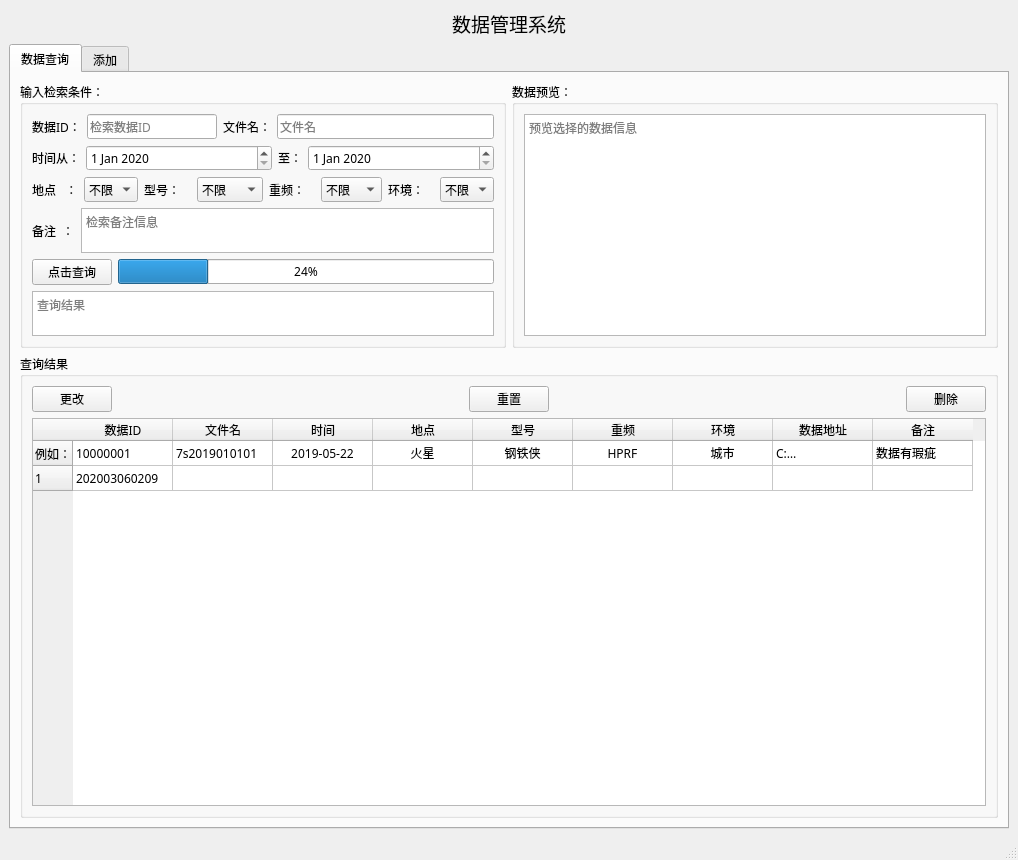
<?xml version="1.0" encoding="UTF-8"?>
<ui version="4.0">
 <class>MainWindow</class>
 <widget class="QMainWindow" name="MainWindow">
  <property name="geometry">
   <rect>
    <x>0</x>
    <y>0</y>
    <width>1018</width>
    <height>860</height>
   </rect>
  </property>
  <property name="font">
   <font>
    <family>微软雅黑</family>
   </font>
  </property>
  <property name="windowTitle">
   <string>数据管理系统</string>
  </property>
  <widget class="QWidget" name="centralwidget">
   <layout class="QVBoxLayout" name="verticalLayout_15">
    <item>
     <layout class="QVBoxLayout" name="verticalLayout_14">
      <item>
       <widget class="QLabel" name="label">
        <property name="font">
         <font>
          <family>微软雅黑</family>
          <pointsize>14</pointsize>
         </font>
        </property>
        <property name="text">
         <string>数据管理系统</string>
        </property>
        <property name="alignment">
         <set>Qt::AlignCenter</set>
        </property>
       </widget>
      </item>
      <item>
       <widget class="QTabWidget" name="tabWidget">
        <property name="currentIndex">
         <number>0</number>
        </property>
        <widget class="QWidget" name="queryTabWidget">
         <attribute name="title">
          <string>数据查询</string>
         </attribute>
         <layout class="QVBoxLayout" name="verticalLayout_12">
          <item>
           <layout class="QVBoxLayout" name="verticalLayout_11" stretch="0,3">
            <item>
             <layout class="QHBoxLayout" name="horizontalLayout_11">
              <item>
               <widget class="QGroupBox" name="groupBox">
                <property name="title">
                 <string>输入检索条件：</string>
                </property>
                <layout class="QVBoxLayout" name="verticalLayout">
                 <item>
                  <layout class="QHBoxLayout" name="horizontalLayout" stretch="1,3,1,5">
                   <item>
                    <widget class="QLabel" name="label_2">
                     <property name="text">
                      <string>数据ID：</string>
                     </property>
                     <property name="buddy">
                      <cstring>lineEdit_3</cstring>
                     </property>
                    </widget>
                   </item>
                   <item>
                    <widget class="QLineEdit" name="lineEdit_3">
                     <property name="placeholderText">
                      <string>检索数据ID</string>
                     </property>
                    </widget>
                   </item>
                   <item>
                    <widget class="QLabel" name="label_4">
                     <property name="text">
                      <string>文件名：</string>
                     </property>
                     <property name="buddy">
                      <cstring>lineEdit_2</cstring>
                     </property>
                    </widget>
                   </item>
                   <item>
                    <widget class="QLineEdit" name="lineEdit_2">
                     <property name="placeholderText">
                      <string>文件名</string>
                     </property>
                    </widget>
                   </item>
                  </layout>
                 </item>
                 <item>
                  <layout class="QHBoxLayout" name="horizontalLayout_2">
                   <item>
                    <widget class="QLabel" name="label_3">
                     <property name="text">
                      <string>时间从：</string>
                     </property>
                     <property name="buddy">
                      <cstring>dateEdit</cstring>
                     </property>
                    </widget>
                   </item>
                   <item>
                    <widget class="QDateEdit" name="dateEdit">
                     <property name="sizePolicy">
                      <sizepolicy hsizetype="Expanding" vsizetype="Fixed">
                       <horstretch>0</horstretch>
                       <verstretch>0</verstretch>
                      </sizepolicy>
                     </property>
                     <property name="dateTime">
                      <datetime>
                       <hour>0</hour>
                       <minute>0</minute>
                       <second>0</second>
                       <year>2020</year>
                       <month>1</month>
                       <day>1</day>
                      </datetime>
                     </property>
                    </widget>
                   </item>
                   <item>
                    <widget class="QLabel" name="label_7">
                     <property name="text">
                      <string>至：</string>
                     </property>
                     <property name="buddy">
                      <cstring>dateEdit_2</cstring>
                     </property>
                    </widget>
                   </item>
                   <item>
                    <widget class="QDateEdit" name="dateEdit_2">
                     <property name="sizePolicy">
                      <sizepolicy hsizetype="Expanding" vsizetype="Fixed">
                       <horstretch>0</horstretch>
                       <verstretch>0</verstretch>
                      </sizepolicy>
                     </property>
                     <property name="dateTime">
                      <datetime>
                       <hour>0</hour>
                       <minute>0</minute>
                       <second>0</second>
                       <year>2020</year>
                       <month>1</month>
                       <day>1</day>
                      </datetime>
                     </property>
                    </widget>
                   </item>
                  </layout>
                 </item>
                 <item>
                  <layout class="QHBoxLayout" name="horizontalLayout_3">
                   <item>
                    <widget class="QLabel" name="label_8">
                     <property name="text">
                      <string>地点   ：</string>
                     </property>
                     <property name="buddy">
                      <cstring>comboBox_3</cstring>
                     </property>
                    </widget>
                   </item>
                   <item>
                    <widget class="QComboBox" name="comboBox_3">
                     <item>
                      <property name="text">
                       <string>不限</string>
                      </property>
                     </item>
                     <item>
                      <property name="text">
                       <string>火星</string>
                      </property>
                     </item>
                     <item>
                      <property name="text">
                       <string>月球</string>
                      </property>
                     </item>
                     <item>
                      <property name="text">
                       <string>木星</string>
                      </property>
                     </item>
                    </widget>
                   </item>
                   <item>
                    <widget class="QLabel" name="label_32">
                     <property name="sizePolicy">
                      <sizepolicy hsizetype="Minimum" vsizetype="Preferred">
                       <horstretch>0</horstretch>
                       <verstretch>0</verstretch>
                      </sizepolicy>
                     </property>
                     <property name="text">
                      <string>型号：</string>
                     </property>
                     <property name="buddy">
                      <cstring>comboBox_7</cstring>
                     </property>
                    </widget>
                   </item>
                   <item>
                    <widget class="QComboBox" name="comboBox_7">
                     <item>
                      <property name="text">
                       <string>不限</string>
                      </property>
                     </item>
                     <item>
                      <property name="text">
                       <string>终结者</string>
                      </property>
                     </item>
                     <item>
                      <property name="text">
                       <string>超人</string>
                      </property>
                     </item>
                     <item>
                      <property name="text">
                       <string>钢铁侠</string>
                      </property>
                     </item>
                    </widget>
                   </item>
                   <item>
                    <widget class="QLabel" name="label_9">
                     <property name="text">
                      <string>重频：</string>
                     </property>
                     <property name="buddy">
                      <cstring>comboBox</cstring>
                     </property>
                    </widget>
                   </item>
                   <item>
                    <widget class="QComboBox" name="comboBox">
                     <item>
                      <property name="text">
                       <string>不限</string>
                      </property>
                     </item>
                     <item>
                      <property name="text">
                       <string>HPRF</string>
                      </property>
                     </item>
                     <item>
                      <property name="text">
                       <string>MFPR</string>
                      </property>
                     </item>
                     <item>
                      <property name="text">
                       <string>LPRF</string>
                      </property>
                     </item>
                    </widget>
                   </item>
                   <item>
                    <widget class="QLabel" name="label_31">
                     <property name="text">
                      <string>环境：</string>
                     </property>
                     <property name="buddy">
                      <cstring>comboBox_6</cstring>
                     </property>
                    </widget>
                   </item>
                   <item>
                    <widget class="QComboBox" name="comboBox_6">
                     <item>
                      <property name="text">
                       <string>不限</string>
                      </property>
                     </item>
                     <item>
                      <property name="text">
                       <string>沙地</string>
                      </property>
                     </item>
                     <item>
                      <property name="text">
                       <string>森林</string>
                      </property>
                     </item>
                     <item>
                      <property name="text">
                       <string>城市</string>
                      </property>
                     </item>
                     <item>
                      <property name="text">
                       <string>海洋</string>
                      </property>
                     </item>
                     <item>
                      <property name="text">
                       <string>戈壁</string>
                      </property>
                     </item>
                    </widget>
                   </item>
                  </layout>
                 </item>
                 <item>
                  <layout class="QHBoxLayout" name="horizontalLayout_4">
                   <item>
                    <widget class="QLabel" name="label_16">
                     <property name="maximumSize">
                      <size>
                       <width>16777215</width>
                       <height>50</height>
                      </size>
                     </property>
                     <property name="text">
                      <string>备注  ：</string>
                     </property>
                     <property name="buddy">
                      <cstring>textEdit</cstring>
                     </property>
                    </widget>
                   </item>
                   <item>
                    <widget class="QTextEdit" name="textEdit">
                     <property name="sizePolicy">
                      <sizepolicy hsizetype="Expanding" vsizetype="Minimum">
                       <horstretch>0</horstretch>
                       <verstretch>0</verstretch>
                      </sizepolicy>
                     </property>
                     <property name="maximumSize">
                      <size>
                       <width>16777215</width>
                       <height>45</height>
                      </size>
                     </property>
                     <property name="html">
                      <string>&lt;!DOCTYPE HTML PUBLIC &quot;-//W3C//DTD HTML 4.0//EN&quot; &quot;http://www.w3.org/TR/REC-html40/strict.dtd&quot;&gt;
&lt;html&gt;&lt;head&gt;&lt;meta name=&quot;qrichtext&quot; content=&quot;1&quot; /&gt;&lt;style type=&quot;text/css&quot;&gt;
p, li { white-space: pre-wrap; }
&lt;/style&gt;&lt;/head&gt;&lt;body style=&quot; font-family:'微软雅黑'; font-size:9pt; font-weight:400; font-style:normal;&quot;&gt;
&lt;p style=&quot;-qt-paragraph-type:empty; margin-top:0px; margin-bottom:0px; margin-left:0px; margin-right:0px; -qt-block-indent:0; text-indent:0px;&quot;&gt;&lt;br /&gt;&lt;/p&gt;&lt;/body&gt;&lt;/html&gt;</string>
                     </property>
                     <property name="placeholderText">
                      <string>检索备注信息</string>
                     </property>
                    </widget>
                   </item>
                  </layout>
                 </item>
                 <item>
                  <layout class="QHBoxLayout" name="horizontalLayout_9">
                   <item>
                    <widget class="QPushButton" name="pushButton">
                     <property name="text">
                      <string>点击查询</string>
                     </property>
                    </widget>
                   </item>
                   <item>
                    <widget class="QProgressBar" name="progressBar">
                     <property name="value">
                      <number>24</number>
                     </property>
                    </widget>
                   </item>
                  </layout>
                 </item>
                 <item>
                  <widget class="QTextEdit" name="textEdit_2">
                   <property name="sizePolicy">
                    <sizepolicy hsizetype="Expanding" vsizetype="Minimum">
                     <horstretch>0</horstretch>
                     <verstretch>0</verstretch>
                    </sizepolicy>
                   </property>
                   <property name="maximumSize">
                    <size>
                     <width>16777215</width>
                     <height>45</height>
                    </size>
                   </property>
                   <property name="html">
                    <string>&lt;!DOCTYPE HTML PUBLIC &quot;-//W3C//DTD HTML 4.0//EN&quot; &quot;http://www.w3.org/TR/REC-html40/strict.dtd&quot;&gt;
&lt;html&gt;&lt;head&gt;&lt;meta name=&quot;qrichtext&quot; content=&quot;1&quot; /&gt;&lt;style type=&quot;text/css&quot;&gt;
p, li { white-space: pre-wrap; }
&lt;/style&gt;&lt;/head&gt;&lt;body style=&quot; font-family:'微软雅黑'; font-size:9pt; font-weight:400; font-style:normal;&quot;&gt;
&lt;p style=&quot;-qt-paragraph-type:empty; margin-top:0px; margin-bottom:0px; margin-left:0px; margin-right:0px; -qt-block-indent:0; text-indent:0px;&quot;&gt;&lt;br /&gt;&lt;/p&gt;&lt;/body&gt;&lt;/html&gt;</string>
                   </property>
                   <property name="placeholderText">
                    <string>查询结果</string>
                   </property>
                  </widget>
                 </item>
                </layout>
               </widget>
              </item>
              <item>
               <widget class="QGroupBox" name="groupBox_3">
                <property name="title">
                 <string>数据预览：</string>
                </property>
                <layout class="QHBoxLayout" name="horizontalLayout_10">
                 <item>
                  <widget class="QTextBrowser" name="textBrowser">
                   <property name="placeholderText">
                    <string>预览选择的数据信息</string>
                   </property>
                  </widget>
                 </item>
                </layout>
               </widget>
              </item>
             </layout>
            </item>
            <item>
             <widget class="QGroupBox" name="groupBox_2">
              <property name="title">
               <string>查询结果</string>
              </property>
              <layout class="QVBoxLayout" name="verticalLayout_5">
               <item>
                <layout class="QVBoxLayout" name="verticalLayout_2">
                 <item>
                  <layout class="QHBoxLayout" name="horizontalLayout_16">
                   <item>
                    <widget class="QPushButton" name="pushButton_2">
                     <property name="text">
                      <string>更改</string>
                     </property>
                    </widget>
                   </item>
                   <item>
                    <spacer name="horizontalSpacer_3">
                     <property name="orientation">
                      <enum>Qt::Horizontal</enum>
                     </property>
                     <property name="sizeHint" stdset="0">
                      <size>
                       <width>40</width>
                       <height>20</height>
                      </size>
                     </property>
                    </spacer>
                   </item>
                   <item>
                    <widget class="QPushButton" name="pushButton_4">
                     <property name="text">
                      <string>重置</string>
                     </property>
                    </widget>
                   </item>
                   <item>
                    <spacer name="horizontalSpacer_4">
                     <property name="orientation">
                      <enum>Qt::Horizontal</enum>
                     </property>
                     <property name="sizeHint" stdset="0">
                      <size>
                       <width>40</width>
                       <height>20</height>
                      </size>
                     </property>
                    </spacer>
                   </item>
                   <item>
                    <widget class="QPushButton" name="pushButton_3">
                     <property name="text">
                      <string>删除</string>
                     </property>
                    </widget>
                   </item>
                  </layout>
                 </item>
                 <item>
                  <widget class="QTableWidget" name="tableWidget">
                   <property name="maximumSize">
                    <size>
                     <width>16777215</width>
                     <height>16777215</height>
                    </size>
                   </property>
                   <attribute name="verticalHeaderDefaultSectionSize">
                    <number>25</number>
                   </attribute>
                   <row>
                    <property name="text">
                     <string>例如：</string>
                    </property>
                    <property name="textAlignment">
                     <set>AlignCenter</set>
                    </property>
                   </row>
                   <row>
                    <property name="text">
                     <string>1</string>
                    </property>
                   </row>
                   <column>
                    <property name="text">
                     <string>数据ID</string>
                    </property>
                    <property name="font">
                     <font>
                      <family>微软雅黑</family>
                      <pointsize>9</pointsize>
                     </font>
                    </property>
                    <property name="textAlignment">
                     <set>AlignCenter</set>
                    </property>
                   </column>
                   <column>
                    <property name="text">
                     <string>文件名</string>
                    </property>
                   </column>
                   <column>
                    <property name="text">
                     <string>时间</string>
                    </property>
                    <property name="textAlignment">
                     <set>AlignCenter</set>
                    </property>
                   </column>
                   <column>
                    <property name="text">
                     <string>地点</string>
                    </property>
                    <property name="textAlignment">
                     <set>AlignCenter</set>
                    </property>
                   </column>
                   <column>
                    <property name="text">
                     <string>型号</string>
                    </property>
                   </column>
                   <column>
                    <property name="text">
                     <string>重频</string>
                    </property>
                   </column>
                   <column>
                    <property name="text">
                     <string>环境</string>
                    </property>
                   </column>
                   <column>
                    <property name="text">
                     <string>数据地址</string>
                    </property>
                   </column>
                   <column>
                    <property name="text">
                     <string>备注</string>
                    </property>
                   </column>
                   <item row="0" column="0">
                    <property name="text">
                     <string>10000001</string>
                    </property>
                   </item>
                   <item row="0" column="1">
                    <property name="text">
                     <string>7s2019010101</string>
                    </property>
                   </item>
                   <item row="0" column="2">
                    <property name="text">
                     <string>2019-05-22</string>
                    </property>
                    <property name="textAlignment">
                     <set>AlignCenter</set>
                    </property>
                   </item>
                   <item row="0" column="3">
                    <property name="text">
                     <string>火星</string>
                    </property>
                    <property name="textAlignment">
                     <set>AlignCenter</set>
                    </property>
                   </item>
                   <item row="0" column="4">
                    <property name="text">
                     <string>钢铁侠</string>
                    </property>
                    <property name="textAlignment">
                     <set>AlignCenter</set>
                    </property>
                   </item>
                   <item row="0" column="5">
                    <property name="text">
                     <string>HPRF</string>
                    </property>
                    <property name="textAlignment">
                     <set>AlignCenter</set>
                    </property>
                   </item>
                   <item row="0" column="6">
                    <property name="text">
                     <string>城市</string>
                    </property>
                    <property name="textAlignment">
                     <set>AlignCenter</set>
                    </property>
                   </item>
                   <item row="0" column="7">
                    <property name="text">
                     <string>C:\Users\Yx\Downloads</string>
                    </property>
                   </item>
                   <item row="0" column="8">
                    <property name="text">
                     <string>数据有瑕疵</string>
                    </property>
                   </item>
                   <item row="1" column="0">
                    <property name="text">
                     <string>202003060209</string>
                    </property>
                   </item>
                  </widget>
                 </item>
                </layout>
               </item>
              </layout>
             </widget>
            </item>
           </layout>
          </item>
         </layout>
        </widget>
        <widget class="QWidget" name="addTabWidget">
         <property name="font">
          <font>
           <pointsize>8</pointsize>
           <weight>50</weight>
           <bold>false</bold>
          </font>
         </property>
         <attribute name="title">
          <string>添加</string>
         </attribute>
         <layout class="QVBoxLayout" name="verticalLayout_13">
          <item>
           <layout class="QVBoxLayout" name="verticalLayout_10" stretch="2,3">
            <item>
             <layout class="QHBoxLayout" name="horizontalLayout_12">
              <item>
               <widget class="QGroupBox" name="groupBox_5">
                <property name="title">
                 <string>新增数据</string>
                </property>
                <layout class="QVBoxLayout" name="verticalLayout_6">
                 <item>
                  <layout class="QHBoxLayout" name="horizontalLayout_13">
                   <item>
                    <widget class="QPushButton" name="pushButton_8">
                     <property name="text">
                      <string>设置文件路径</string>
                     </property>
                    </widget>
                   </item>
                   <item>
                    <widget class="QPushButton" name="pushButton_9">
                     <property name="text">
                      <string>获取数据条目</string>
                     </property>
                    </widget>
                   </item>
                   <item>
                    <widget class="QPushButton" name="pushButton_10">
                     <property name="text">
                      <string>添加至数据库</string>
                     </property>
                    </widget>
                   </item>
                  </layout>
                 </item>
                 <item>
                  <layout class="QHBoxLayout" name="horizontalLayout_14">
                   <item>
                    <widget class="QLabel" name="label_40">
                     <property name="font">
                      <font>
                       <pointsize>9</pointsize>
                       <weight>50</weight>
                       <bold>false</bold>
                      </font>
                     </property>
                     <property name="text">
                      <string>文件路径：</string>
                     </property>
                     <property name="buddy">
                      <cstring>lineEdit</cstring>
                     </property>
                    </widget>
                   </item>
                   <item>
                    <widget class="QLineEdit" name="lineEdit"/>
                   </item>
                  </layout>
                 </item>
                 <item>
                  <widget class="QProgressBar" name="progressBar_3">
                   <property name="value">
                    <number>24</number>
                   </property>
                  </widget>
                 </item>
                 <item>
                  <widget class="QTextBrowser" name="textBrowser_3">
                   <property name="placeholderText">
                    <string>新增条目信息......</string>
                   </property>
                  </widget>
                 </item>
                </layout>
               </widget>
              </item>
              <item>
               <widget class="QGroupBox" name="groupBox_6">
                <property name="title">
                 <string>数据预览：</string>
                </property>
                <layout class="QVBoxLayout" name="verticalLayout_7">
                 <item>
                  <widget class="QTextBrowser" name="textBrowser_2">
                   <property name="placeholderText">
                    <string>预览选择的数据信息</string>
                   </property>
                  </widget>
                 </item>
                </layout>
               </widget>
              </item>
             </layout>
            </item>
            <item>
             <widget class="QGroupBox" name="groupBox_4">
              <property name="title">
               <string>新增数据条目预览</string>
              </property>
              <layout class="QVBoxLayout" name="verticalLayout_9">
               <item>
                <layout class="QVBoxLayout" name="verticalLayout_8">
                 <item>
                  <layout class="QHBoxLayout" name="horizontalLayout_15">
                   <item>
                    <widget class="QPushButton" name="pushButton_7">
                     <property name="text">
                      <string>更改</string>
                     </property>
                    </widget>
                   </item>
                   <item>
                    <spacer name="horizontalSpacer">
                     <property name="orientation">
                      <enum>Qt::Horizontal</enum>
                     </property>
                     <property name="sizeHint" stdset="0">
                      <size>
                       <width>40</width>
                       <height>20</height>
                      </size>
                     </property>
                    </spacer>
                   </item>
                   <item>
                    <widget class="QPushButton" name="pushButton_5">
                     <property name="text">
                      <string>重置</string>
                     </property>
                    </widget>
                   </item>
                   <item>
                    <spacer name="horizontalSpacer_2">
                     <property name="orientation">
                      <enum>Qt::Horizontal</enum>
                     </property>
                     <property name="sizeHint" stdset="0">
                      <size>
                       <width>40</width>
                       <height>20</height>
                      </size>
                     </property>
                    </spacer>
                   </item>
                   <item>
                    <widget class="QPushButton" name="pushButton_6">
                     <property name="text">
                      <string>删除</string>
                     </property>
                    </widget>
                   </item>
                  </layout>
                 </item>
                 <item>
                  <widget class="QTableWidget" name="tableWidget_2">
                   <property name="maximumSize">
                    <size>
                     <width>16777215</width>
                     <height>16777215</height>
                    </size>
                   </property>
                   <attribute name="verticalHeaderDefaultSectionSize">
                    <number>25</number>
                   </attribute>
                   <row>
                    <property name="text">
                     <string>例如：</string>
                    </property>
                    <property name="textAlignment">
                     <set>AlignCenter</set>
                    </property>
                   </row>
                   <column>
                    <property name="text">
                     <string>数据ID</string>
                    </property>
                    <property name="font">
                     <font>
                      <family>微软雅黑</family>
                      <pointsize>9</pointsize>
                     </font>
                    </property>
                    <property name="textAlignment">
                     <set>AlignCenter</set>
                    </property>
                   </column>
                   <column>
                    <property name="text">
                     <string>文件名</string>
                    </property>
                   </column>
                   <column>
                    <property name="text">
                     <string>时间</string>
                    </property>
                    <property name="textAlignment">
                     <set>AlignCenter</set>
                    </property>
                   </column>
                   <column>
                    <property name="text">
                     <string>地点</string>
                    </property>
                    <property name="textAlignment">
                     <set>AlignCenter</set>
                    </property>
                   </column>
                   <column>
                    <property name="text">
                     <string>型号</string>
                    </property>
                   </column>
                   <column>
                    <property name="text">
                     <string>重频</string>
                    </property>
                   </column>
                   <column>
                    <property name="text">
                     <string>环境</string>
                    </property>
                   </column>
                   <column>
                    <property name="text">
                     <string>数据地址</string>
                    </property>
                   </column>
                   <column>
                    <property name="text">
                     <string>备注</string>
                    </property>
                   </column>
                   <item row="0" column="0">
                    <property name="text">
                     <string> 100000001</string>
                    </property>
                   </item>
                   <item row="0" column="1">
                    <property name="text">
                     <string>7s2019010101</string>
                    </property>
                   </item>
                   <item row="0" column="2">
                    <property name="text">
                     <string>2019-05-22</string>
                    </property>
                    <property name="textAlignment">
                     <set>AlignCenter</set>
                    </property>
                   </item>
                   <item row="0" column="3">
                    <property name="text">
                     <string>火星</string>
                    </property>
                    <property name="textAlignment">
                     <set>AlignCenter</set>
                    </property>
                   </item>
                   <item row="0" column="4">
                    <property name="text">
                     <string>钢铁侠</string>
                    </property>
                    <property name="textAlignment">
                     <set>AlignCenter</set>
                    </property>
                   </item>
                   <item row="0" column="5">
                    <property name="text">
                     <string>HPRF</string>
                    </property>
                    <property name="textAlignment">
                     <set>AlignCenter</set>
                    </property>
                   </item>
                   <item row="0" column="6">
                    <property name="text">
                     <string>城市</string>
                    </property>
                    <property name="textAlignment">
                     <set>AlignCenter</set>
                    </property>
                   </item>
                   <item row="0" column="7">
                    <property name="text">
                     <string>C:\Users\Yx\Downloads</string>
                    </property>
                   </item>
                   <item row="0" column="8">
                    <property name="text">
                     <string>数据有瑕疵</string>
                    </property>
                   </item>
                  </widget>
                 </item>
                </layout>
               </item>
              </layout>
             </widget>
            </item>
           </layout>
          </item>
         </layout>
        </widget>
       </widget>
      </item>
     </layout>
    </item>
   </layout>
  </widget>
  <widget class="QMenuBar" name="menubar">
   <property name="geometry">
    <rect>
     <x>0</x>
     <y>0</y>
     <width>1018</width>
     <height>23</height>
    </rect>
   </property>
  </widget>
  <widget class="QStatusBar" name="statusbar"/>
 </widget>
 <resources/>
 <connections/>
</ui>
